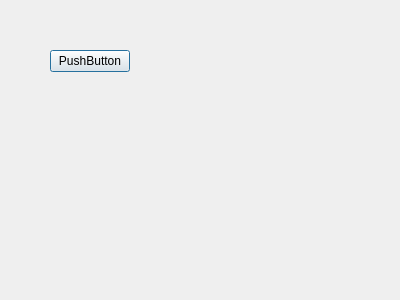
<?xml version="1.0" encoding="UTF-8"?>
<ui version="4.0">
 <class>Dialog</class>
 <widget class="QDialog" name="Dialog">
  <property name="geometry">
   <rect>
    <x>0</x>
    <y>0</y>
    <width>400</width>
    <height>300</height>
   </rect>
  </property>
  <property name="windowTitle">
   <string>Dialog</string>
  </property>
  <widget class="QPushButton" name="pushButton">
   <property name="geometry">
    <rect>
     <x>50</x>
     <y>50</y>
     <width>80</width>
     <height>22</height>
    </rect>
   </property>
   <property name="text">
    <string>PushButton</string>
   </property>
  </widget>
 </widget>
 <resources/>
 <connections/>
</ui>
